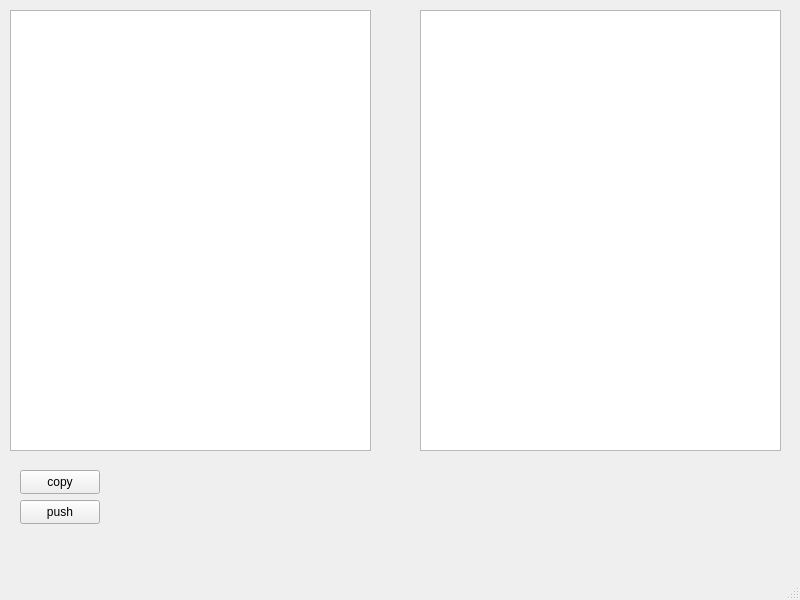
<?xml version="1.0" encoding="UTF-8"?>
<ui version="4.0">
 <class>MainWindow</class>
 <widget class="QMainWindow" name="MainWindow">
  <property name="geometry">
   <rect>
    <x>0</x>
    <y>0</y>
    <width>800</width>
    <height>600</height>
   </rect>
  </property>
  <property name="windowTitle">
   <string>MainWindow</string>
  </property>
  <widget class="QWidget" name="centralwidget">
   <widget class="QTextEdit" name="textEdit">
    <property name="geometry">
     <rect>
      <x>10</x>
      <y>10</y>
      <width>361</width>
      <height>441</height>
     </rect>
    </property>
   </widget>
   <widget class="QTextEdit" name="textEdit_2">
    <property name="geometry">
     <rect>
      <x>420</x>
      <y>10</y>
      <width>361</width>
      <height>441</height>
     </rect>
    </property>
   </widget>
   <widget class="QPushButton" name="pushButton">
    <property name="geometry">
     <rect>
      <x>20</x>
      <y>470</y>
      <width>80</width>
      <height>24</height>
     </rect>
    </property>
    <property name="text">
     <string>copy</string>
    </property>
   </widget>
   <widget class="QPushButton" name="pushButton_2">
    <property name="geometry">
     <rect>
      <x>20</x>
      <y>500</y>
      <width>80</width>
      <height>24</height>
     </rect>
    </property>
    <property name="text">
     <string>push</string>
    </property>
   </widget>
  </widget>
  <widget class="QMenuBar" name="menubar">
   <property name="geometry">
    <rect>
     <x>0</x>
     <y>0</y>
     <width>800</width>
     <height>21</height>
    </rect>
   </property>
  </widget>
  <widget class="QStatusBar" name="statusbar"/>
 </widget>
 <resources/>
 <connections/>
</ui>
